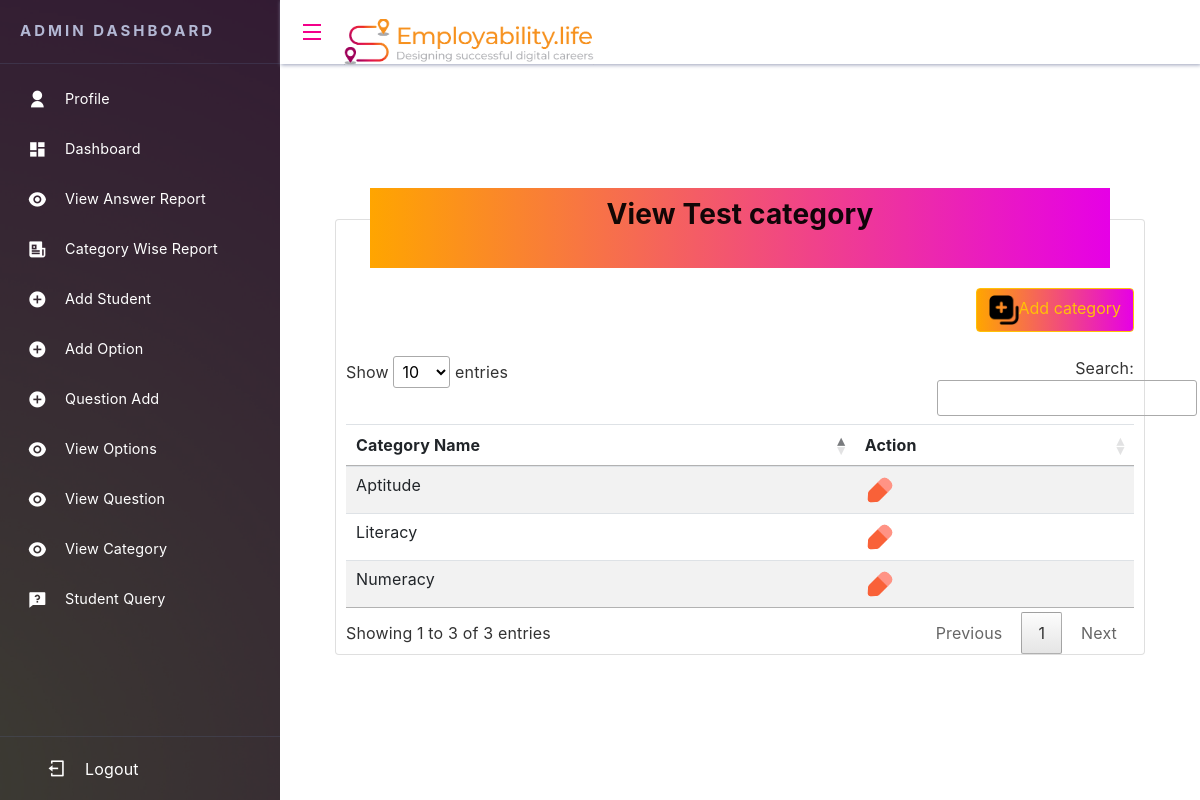
Screenshot of /viewcategory/ (signed in) with the database file from the repository.
### quiz/models.py (models this page shows)
class Testcategory(models.Model):
    name=models.CharField(max_length=280,default="",blank=True,null=True)
    def __str__(self):
        return self.name

### quiz/views.py (the view)
# urls.py: path('viewcategory/',view_category,name='viewcategory'),
def view_category(request):
    if 'email' in request.session:
        obj=Testcategory.objects.all()
        return render(request,'view_category.html',{'obj':obj})
    return redirect('sign1')

### quiz/templates/view_category.html
{% extends 'admin_base.html' %}
{% load static %}
{% block content %}
<div class="dashboard">
    <div class="card" style="margin-top:100px; padding:0px 10px 0px 10px ;">
        <div class="baner" style="margin: auto; margin-top:-4%; margin-bottom:20px;">
            <h3 class="text-center" style="font-weight: bold; padding: 10px 0px 10px 0px;"> View Test category</h3>
        </div>
        <a class="text-right" href={% url 'add_category' %}> <button class="btn btn-outline-warning"> <img
            src="{% static 'icon/create.png' %}" height="30px" >Add category</button></a>
        <br>
        <table class="table table-hover table-striped" id="myTable">
            <thead>
                <tr>
                    <th>Category Name</th>
                    <th>Action</th>
                </tr>
            </thead>
            <tbody>
                {% for i in obj %}
                <tr>
                    <td>{{i}}</td>
                    <td>
                        <a href="{% url 'editcategory' i.id %}"><img src="{% static 'icon/edit.png' %}" height="30px" width="30px"></a>
                    </td>
                </tr>
                {% endfor %}
            </tbody>
        </table>
    </div>
</div>
{% endblock %}

### quiz/static/css/demo.css (style rules this page uses)
a { text-decoration:none; }
.btn { background: linear-gradient(90deg, rgba(255, 165, 0, 1) 0%, rgb(230, 0, 230) 100%); }
.baner { height: 80px; width: 94%; background: linear-gradient(90deg, rgba(255, 165, 0, 1) 0%, rgb(230, 0, 230) 100%); color: rgba(0, 0, 0, 0.934); }

### quiz/static/css/style.css (style rules this page uses)
* { box-sizing: border-box; }
body { margin: 0; height: 100vh; font-family: "Roboto", sans-serif; color: #212529; letter-spacing: 0.01em; line-height: 1.6; }
a { text-decoration: none; }
html, body { height: 100%; }
.btn { padding: 10px; display: inline-block; background-color: #f3008a; color: #fff; border-radius: 0.2rem; }

### rows the page displays
Testcategory: name "Literacy"
Testcategory: name "Numeracy"
Testcategory: name "Aptitude"
